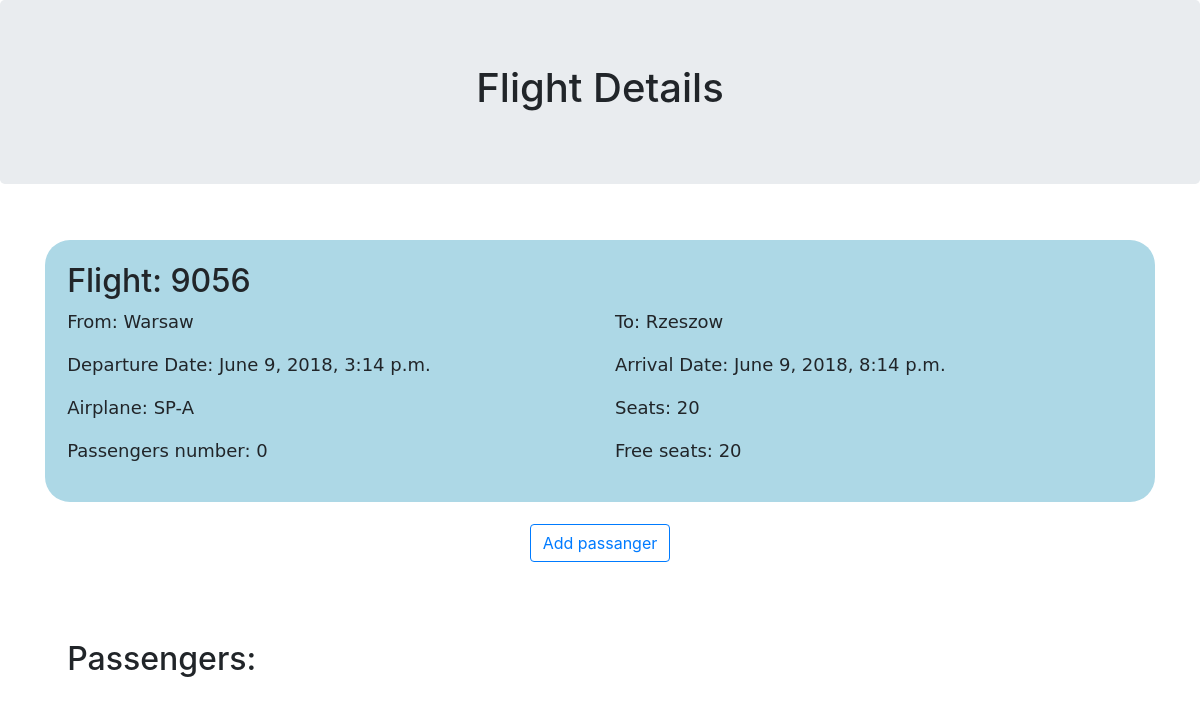
Page /airlinemanager/flights/9056/ on the committed database.
### flightmanager/models.py (models this page shows, shortened)
class Flight(models.Model):
    departure_date = models.DateTimeField()
    arrival_date = models.DateTimeField()
    departure_airport = models.CharField(max_length=20)
    arrival_airport = models.CharField(max_length=20)
    airplane = models.ForeignKey(Airplane, on_delete=models.CASCADE)
    crew = models.ForeignKey(Crew, on_delete=models.CASCADE, blank=True, null=True)

class Airplane(models.Model):
    registration_number = models.CharField(max_length=10)
    seat_number = models.IntegerField(validators=[MaxValueValidator(615), MinValueValidator(1)])

### flightmanager/views.py (the view)
# urls.py: path('flights/<int:flight_id>/', views.flight_details, name='flight_details'),
def flight_details(request, flight_id):
    flight = get_object_or_404(Flight, pk=flight_id)
    free_seats = flight.airplane.seat_number - flight.ticket_set.count()
    tickets = flight.ticket_set.all()
    context = {'flight': flight, 'is_user_authenticated': request.user.is_authenticated,
               'free_seats': free_seats, 'tickets': tickets}
    return render(request, 'flightmanager/flight_details.html', context)

### flightmanager/templates/flightmanager/flight_details.html (shortened to what this page needs)
<!DOCTYPE html>
<html lang="en">
<head>
    <link rel="stylesheet" href="https://maxcdn.bootstrapcdn.com/bootstrap/4.1.0/css/bootstrap.min.css">
    {% load static %}
    <link rel="stylesheet" type="text/css" href="{% static 'flightmanager/flight_details.css' %}" />
</head>
<body>
<div class="jumbotron text-center">
    <h1>Flight Details</h1>
</div>
<div class="container" >
    <div id="flight-info" >
        <div class="row">
          <div class="col-sm-6">
            <h2>Flight: {{ flight.id }}</h2>
          </div>
        </div>
        <div class="row">
            <div class="col-sm-6">
                <p>From: {{ flight.departure_airport }}</p>
                <p>Departure Date: {{ flight.departure_date }}</p>
            </div>
            <div class="col-sm-6">
                <p>To: {{ flight.arrival_airport }}</p>
                <p>Arrival Date: {{ flight.arrival_date }}</p>
            </div>
        </div>
        <div class="row">
            <div class="col-sm-6">
                <p>Airplane: {{ flight.airplane.registration_number }}</p>
            </div>
            <div class="col-sm-6">
                <p>Seats: {{ flight.airplane.seat_number }}</p>
            </div>
        </div>
        <div class="row">
            <div class="col-sm-6">
                <p>Passengers number: {{ flight.ticket_set.count }}</p>
            </div>
            <div class="col-sm-6">
                <p>Free seats: {{ free_seats }}</p>
            </div>
        </div>
    </div>
    <div class="text-center">
        <button id="add-passenger-button" type="button"
            onclick="location.href='{% url 'flightmanager:add_passanger_form' flight.id %}' "
            class="btn btn-outline-primary center-block">Add passanger</button>
    </div>
    <h2 id="passengers-header" >Passengers:</h2>
</div>
</body>
</html>

### flightmanager/static/flightmanager/flight_details.css (style rules this page uses)
#flight-info { margin-top: 5%; background-color: lightblue; padding: 2%; border-radius: 25px; }
p { font-size: 18px; font-family: "DejaVu Sans"; }
#add-passenger-button { margin-top: 2%; }
#passengers-header { margin-top: 5%; padding: 2%; }

### rows in the picture
Flight: id "9056", departure_airport "Warsaw", departure_date "June 9, 2018, 3:14 p.m.", arrival_airport "Rzeszow", arrival_date "June 9, 2018, 8:14 p.m.", airplane.registration_number "SP-A", airplane.seat_number "20", ticket_set.count "0"

### other values in the picture
{{ free_seats }} "20"
